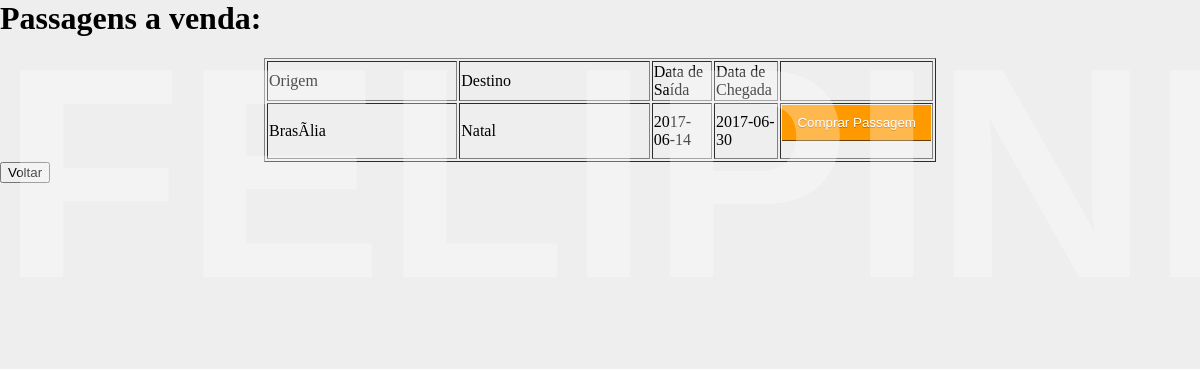
The app's page /login.php, older data.
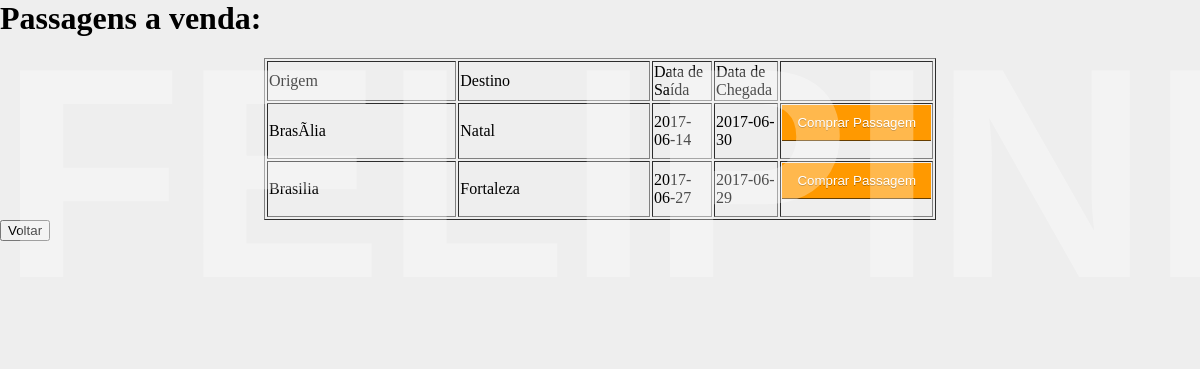
The same page, newer data.
### tables this page shows
CREATE TABLE `passagem` (
  `id` int(11) NOT NULL,
  `origem` varchar(255) NOT NULL,
  `destino` varchar(255) NOT NULL,
  `dt_partida` date NOT NULL,
  `dt_chegada` date NOT NULL,
  `num_poltrona` int(11) NOT NULL,
  `nome_passageiro` varchar(255) NOT NULL
);

### login.php (the view, shortened to what this page needs)
<html>
<head>
</head>
<h1 id="filipe">Felipinho Linhas Aéreas</h1>
	<h1>Passagens a venda:</h1>
	<table width="56%" border="1" align="center">
  <tr>
    <td width="35%">Origem</td>
    <td width="35%">Destino</td>
    <td width="10%">Data de Saída</td>
    <td width="10%">Data de Chegada</td>
    <td width="10%"></td>
  </tr>
	<?php
$pdo = new PDO("mysql:host=localhost;dbname=trabalho_bd2", "root", "");
$pdo->setAttribute(PDO::ATTR_ERRMODE, PDO::ERRMODE_EXCEPTION);
	$consulta = $pdo->query("SELECT * FROM `passagem`");
		while ($linha = $consulta->fetch(PDO::FETCH_ASSOC)) {
		    echo "<tr><td>{$linha['origem']}</td><td>{$linha['destino']}</td>";
		    echo "<td>{$linha['dt_partida']} </td><td> {$linha['dt_chegada']}</td>";
		    echo "<td><form action='comprarpassagem.php?id=".$linha['id']."' method ='POST'><input type='submit' value='Comprar Passagem'></form></td></tr>";
		}
	?>
	</table>
	<a href="index.php"><input type="button" value="Voltar"></a>

### login.php (style rules this page uses)
html, body { margin: 0; padding: 0; height: 100%; width: 100%; background-color: #EEE; background-image: url("https://pt.best-wallpaper.net/wallpaper/1920x1080/1411/Aviation-aircraft-flight-sunrise-clouds-sky_1920x1080.jpg"); overflow: hidden; }
form input { display: block; background-color: rgba(0,0,0,0.5); width: 100%; padding: 10px 15px; border: none; color: #FFF; text-shadow: 0 1px 0 rgba(0,0,0,0.3); border-bottom: 1px solid rgba(0,0,0,0.6); transition: all 0.5s; cursor: pointer; }
form input[type="submit"] { background-color: #F90; }
#filipe { font-size: 300px; font-family: sans-serif; text-transform: uppercase; position: absolute; line-break: unset; white-space: nowrap; margin: 0; padding: 0; color: rgba(255,255,255,0.3); animation-name: title; animation-duration: 50s; animation-direction: alternate; animation-iteration-count: infinite; -webkit-touch-callout: none; -webkit-user-select: none; -khtml-user-select: none; -moz-user-select: none; -ms-user-select: none; user-select: none; cursor: initial; }

Row changes from the older to the newer data that the page shows:
added passagem: origem "Brasilia", destino "Fortaleza", dt_partida "2017-06-27", dt_chegada "2017-06-29"
